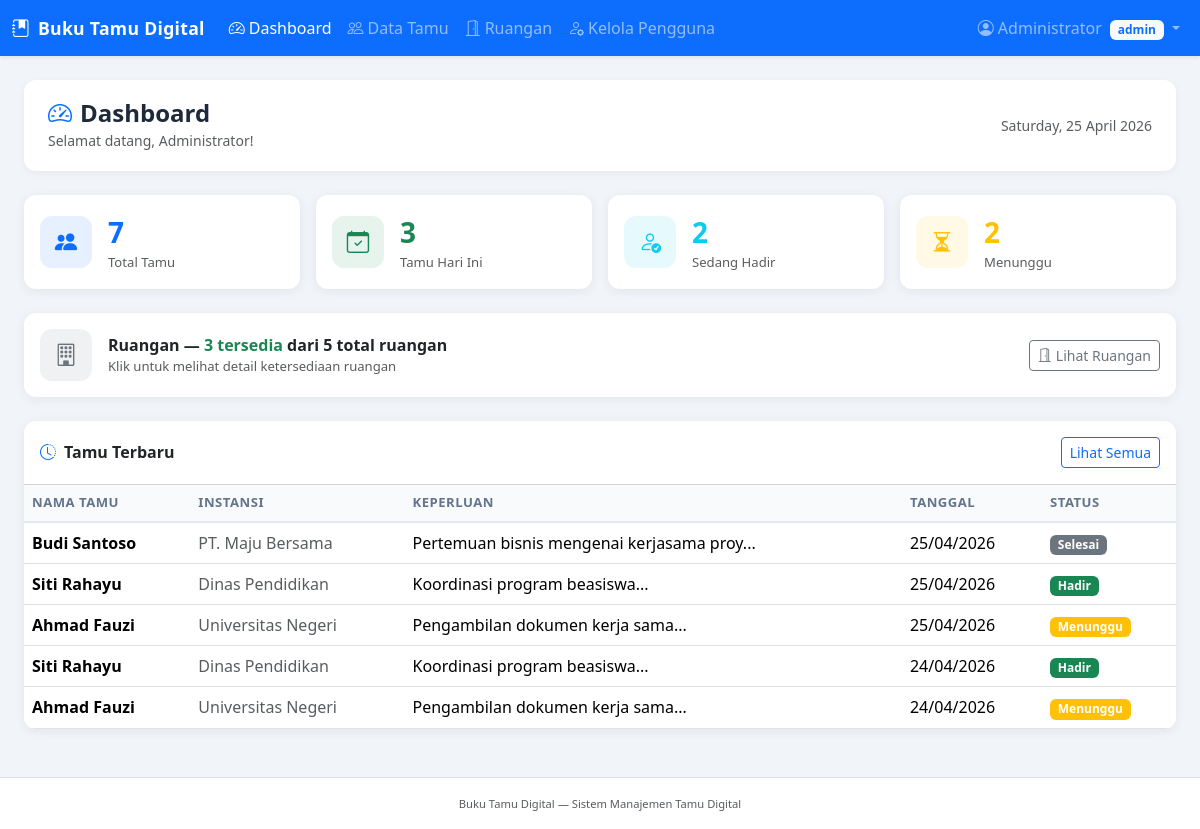
/pages/dashboard.php (signed in), run on the app's committed database.
### tables this page shows
CREATE TABLE `tamu` (
  `id` int(11) NOT NULL,
  `nama_tamu` varchar(100) NOT NULL,
  `instansi` varchar(150) DEFAULT NULL,
  `keperluan` text NOT NULL,
  `yang_dituju` varchar(100) NOT NULL,
  `nomor_hp` varchar(20) DEFAULT NULL,
  `tanggal_kunjungan` date NOT NULL,
  `jam_masuk` time NOT NULL,
  `jam_keluar` time DEFAULT NULL,
  `status` enum('hadir','menunggu','selesai') DEFAULT 'menunggu',
  `keterangan` text DEFAULT NULL,
  `created_by` int(11) DEFAULT NULL,
  `created_at` timestamp NOT NULL DEFAULT current_timestamp(),
  `updated_at` timestamp NOT NULL DEFAULT current_timestamp() ON UPDATE current_timestamp()
);

### config/session.php (called while the page is built, shortened)
<?php
function isLoggedIn() {
    return isset($_SESSION['user_id']) && !empty($_SESSION['user_id']);
}
function isAdmin() {
    return isset($_SESSION['role']) && $_SESSION['role'] === 'admin';
}

### pages/dashboard.php (the view, shortened to what this page needs)
<?php
$conn = getConnection();
$totalTamu   = $conn->query("SELECT COUNT(*) as c FROM tamu")->fetch_assoc()['c'];
$tamuHariIni = $conn->query("SELECT COUNT(*) as c FROM tamu WHERE tanggal_kunjungan = CURDATE()")->fetch_assoc()['c'];
$sedangHadir = $conn->query("SELECT COUNT(*) as c FROM tamu WHERE status = 'hadir'")->fetch_assoc()['c'];
$menunggu    = $conn->query("SELECT COUNT(*) as c FROM tamu WHERE status = 'menunggu'")->fetch_assoc()['c'];
$recentTamu      = $conn->query("SELECT t.*, u.nama as petugas FROM tamu t LEFT JOIN users u ON t.created_by = u.id ORDER BY t.created_at DESC LIMIT 5");
$ruanganTersedia = $conn->query("SELECT COUNT(*) as c FROM ruangan WHERE status='tersedia'")->fetch_assoc()['c'];
$totalRuangan    = $conn->query("SELECT COUNT(*) as c FROM ruangan")->fetch_assoc()['c'];
include __DIR__ . '/../includes/header.php';
?>
<div class="page-header">
    <div>
        <h4><i class="bi bi-speedometer2 me-2 text-primary"></i>Dashboard</h4>
        <small class="text-muted">Selamat datang, <?= htmlspecialchars($_SESSION['nama']) ?>!</small>
    </div>
    <small class="text-muted"><?= date('l, d F Y') ?></small>
</div>
<div class="row g-3 mb-4">
    <div class="col-6 col-md-3">
        <div class="card stat-card h-100">
            <div class="card-body d-flex align-items-center gap-3">
                <div class="stat-icon bg-primary bg-opacity-10 text-primary">
                    <i class="bi bi-people-fill"></i>
                </div>
                <div>
                    <div class="fs-3 fw-bold text-primary"><?= $totalTamu ?></div>
                    <div class="text-muted" style="font-size:.82rem">Total Tamu</div>
                </div>
            </div>
        </div>
    </div>
    <div class="col-6 col-md-3">
        <div class="card stat-card h-100">
            <div class="card-body d-flex align-items-center gap-3">
                <div class="stat-icon bg-success bg-opacity-10 text-success">
                    <i class="bi bi-calendar-check"></i>
                </div>
                <div>
                    <div class="fs-3 fw-bold text-success"><?= $tamuHariIni ?></div>
                    <div class="text-muted" style="font-size:.82rem">Tamu Hari Ini</div>
                </div>
            </div>
        </div>
    </div>
    <div class="col-6 col-md-3">
        <div class="card stat-card h-100">
            <div class="card-body d-flex align-items-center gap-3">
                <div class="stat-icon bg-info bg-opacity-10 text-info">
                    <i class="bi bi-person-check"></i>
                </div>
                <div>
                    <div class="fs-3 fw-bold text-info"><?= $sedangHadir ?></div>
                    <div class="text-muted" style="font-size:.82rem">Sedang Hadir</div>
                </div>
            </div>
        </div>
    </div>
    <div class="col-6 col-md-3">
        <div class="card stat-card h-100">
            <div class="card-body d-flex align-items-center gap-3">
                <div class="stat-icon bg-warning bg-opacity-10 text-warning">
                    <i class="bi bi-hourglass-split"></i>
                </div>
                <div>
                    <div class="fs-3 fw-bold text-warning"><?= $menunggu ?></div>
                    <div class="text-muted" style="font-size:.82rem">Menunggu</div>
                </div>
            </div>
        </div>
    </div>
</div>
<div class="row g-3 mb-4">
    <div class="col-12">
        <div class="card stat-card">
            <div class="card-body d-flex align-items-center justify-content-between flex-wrap gap-3">
                <div class="d-flex align-items-center gap-3">
                    <div class="stat-icon bg-secondary bg-opacity-10 text-secondary">
                        <i class="bi bi-building"></i>
                    </div>
                    <div>
                        <div class="fw-bold">Ruangan &mdash; <span class="text-success"><?= $ruanganTersedia ?> tersedia</span> dari <?= $totalRuangan ?> total ruangan</div>
                        <div class="text-muted" style="font-size:.82rem">Klik untuk melihat detail ketersediaan ruangan</div>
                    </div>
                </div>
                <a href="<?= BASE_URL ?>/pages/ruangan.php" class="btn btn-sm btn-outline-secondary">
                    <i class="bi bi-door-open me-1"></i>Lihat Ruangan
                </a>
            </div>
        </div>
    </div>
</div>
<div class="card table-card">
    <div class="card-header bg-white d-flex justify-content-between align-items-center py-3">
        <h6 class="mb-0 fw-semibold"><i class="bi bi-clock-history me-2 text-primary"></i>Tamu Terbaru</h6>
        <a href="<?= BASE_URL ?>/pages/tamu.php" class="btn btn-sm btn-outline-primary">Lihat Semua</a>
    </div>
    <div class="card-body p-0">
        <div class="table-responsive">
            <table class="table table-hover mb-0">
                <thead>
                    <tr>
                        <th>Nama Tamu</th>
                        <th>Instansi</th>
                        <th>Keperluan</th>
                        <th>Tanggal</th>
                        <th>Status</th>
                    </tr>
                </thead>
                <tbody>
                    <?php if ($recentTamu->num_rows > 0): ?>
                        <?php while ($row = $recentTamu->fetch_assoc()): ?>
                        <tr>
                            <td class="fw-semibold"><?= htmlspecialchars($row['nama_tamu']) ?></td>
                            <td class="text-muted"><?= htmlspecialchars($row['instansi'] ?: '-') ?></td>
                            <td><?= htmlspecialchars(substr($row['keperluan'], 0, 40)) ?>...</td>
                            <td><?= date('d/m/Y', strtotime($row['tanggal_kunjungan'])) ?></td>
                            <td>
                                <?php
                                $badge = ['hadir'=>'success','menunggu'=>'warning','selesai'=>'secondary'];
                                $label = ['hadir'=>'Hadir','menunggu'=>'Menunggu','selesai'=>'Selesai'];
                                ?>
                                <span class="badge bg-<?= $badge[$row['status']] ?>">
                                    <?= $label[$row['status']] ?>
                                </span>
                            </td>
                        </tr>
                        <?php endwhile; ?>
                    <?php else: ?>
                        <tr><td colspan="5" class="text-center text-muted py-4">Belum ada data tamu</td></tr>
                    <?php endif; ?>
                </tbody>
            </table>
        </div>
    </div>
</div>
<?php include __DIR__ . '/../includes/footer.php'; ?>

### includes/header.php (shortened to what this page needs)
<!DOCTYPE html>
<html lang="id">
<head>
    <link rel="stylesheet" href="https://cdn.jsdelivr.net/npm/bootstrap@5.3.2/dist/css/bootstrap.min.css">
    <link rel="stylesheet" href="https://cdn.jsdelivr.net/npm/bootstrap-icons@1.11.3/font/bootstrap-icons.min.css">
    <link rel="stylesheet" href="<?= BASE_URL ?>/assets/css/style.css">
</head>
<body>
<?php if (isLoggedIn()): ?>
<nav class="navbar navbar-expand-lg navbar-dark bg-primary shadow-sm">
    <div class="container-fluid">
        <a class="navbar-brand fw-bold" href="<?= BASE_URL ?>/pages/dashboard.php">
            <i class="bi bi-journal-bookmark-fill me-2"></i><?= APP_NAME ?>
        </a>
        <div class="collapse navbar-collapse" id="navbarNav">
            <ul class="navbar-nav me-auto">
                <li class="nav-item">
                    <a class="nav-link <?= basename($_SERVER['PHP_SELF']) == 'dashboard.php' ? 'active' : '' ?>"
                       href="<?= BASE_URL ?>/pages/dashboard.php">
                        <i class="bi bi-speedometer2 me-1"></i>Dashboard
                    </a>
                </li>
                <li class="nav-item">
                    <a class="nav-link <?= basename($_SERVER['PHP_SELF']) == 'tamu.php' ? 'active' : '' ?>"
                       href="<?= BASE_URL ?>/pages/tamu.php">
                        <i class="bi bi-people me-1"></i>Data Tamu
                    </a>
                </li>
                <li class="nav-item">
                    <a class="nav-link <?= basename($_SERVER['PHP_SELF']) == 'ruangan.php' ? 'active' : '' ?>"
                       href="<?= BASE_URL ?>/pages/ruangan.php">
                        <i class="bi bi-door-open me-1"></i>Ruangan
                    </a>
                </li>
                <?php if (isAdmin()): ?>
                <li class="nav-item">
                    <a class="nav-link <?= basename($_SERVER['PHP_SELF']) == 'users.php' ? 'active' : '' ?>"
                       href="<?= BASE_URL ?>/pages/users.php">
                        <i class="bi bi-person-gear me-1"></i>Kelola Pengguna
                    </a>
                </li>
                <?php endif; ?>
            </ul>
            <ul class="navbar-nav">
                <li class="nav-item dropdown">
                    <a class="nav-link dropdown-toggle" href="#" data-bs-toggle="dropdown">
                        <i class="bi bi-person-circle me-1"></i><?= htmlspecialchars($_SESSION['nama'] ?? '') ?>
                        <span class="badge bg-light text-primary ms-1"><?= $_SESSION['role'] ?? '' ?></span>
                    </a>
                </li>
            </ul>
        </div>
    </div>
</nav>
<?php endif; ?>
<div class="<?= isLoggedIn() ? 'container-fluid py-4 px-4' : '' ?>">

### includes/footer.php (shortened to what this page needs)
</div>
<footer class="<?= isLoggedIn() ? 'footer-logged' : 'd-none' ?> text-center text-muted py-3 mt-4 border-top">
    <small><?= APP_NAME ?> &mdash; Sistem Manajemen Tamu Digital</small>
</footer>
</body>
</html>

### assets/css/style.css (style rules this page uses)
:root { --primary: #0d6efd; --sidebar-bg: #1e293b; }
body { background-color: #f1f5f9; font-family: 'Segoe UI', sans-serif; }
.navbar-brand { font-size: 1.1rem; letter-spacing: 0.3px; }
.stat-card { border: none; border-radius: 12px; box-shadow: 0 2px 12px rgba(0,0,0,0.07); transition: transform 0.2s; }
.stat-icon { width: 52px; height: 52px; border-radius: 12px; display: flex; align-items: center; justify-content: center; font-size: 1.4rem; }
.table-card { border: none; border-radius: 12px; box-shadow: 0 2px 12px rgba(0,0,0,0.07); overflow: hidden; }
.table thead th { background-color: #f8fafc; border-bottom: 2px solid #e2e8f0; font-size: 0.82rem; font-weight: 600; text-transform: uppercase; letter-spacing: 0.5px; color: #64748b; }
.footer-logged { background: #fff; font-size: 0.8rem; }
.page-header { background: white; border-radius: 12px; padding: 1.2rem 1.5rem; margin-bottom: 1.5rem; box-shadow: 0 2px 8px rgba(0,0,0,0.05); display: flex; align-items: center; justify-content: space-between; }
.page-header h4 { margin: 0; font-weight: 600; color: #1e293b; }

### data on the page
tamu: nama_tamu "Budi Santoso", instansi "PT. Maju Bersama", keperluan "Pertemuan bisnis mengenai kerjasama proy", tanggal_kunjungan "25/04/2026", status "Selesai"
tamu: nama_tamu "Siti Rahayu", instansi "Dinas Pendidikan", keperluan "Koordinasi program beasiswa", tanggal_kunjungan "25/04/2026", status "Hadir"
tamu: nama_tamu "Ahmad Fauzi", instansi "Universitas Negeri", keperluan "Pengambilan dokumen kerja sama", tanggal_kunjungan "25/04/2026", status "Menunggu"
tamu: nama_tamu "Siti Rahayu", instansi "Dinas Pendidikan", keperluan "Koordinasi program beasiswa", tanggal_kunjungan "24/04/2026", status "Hadir"
tamu: nama_tamu "Ahmad Fauzi", instansi "Universitas Negeri", keperluan "Pengambilan dokumen kerja sama", tanggal_kunjungan "24/04/2026", status "Menunggu"

### other printed values
APP_NAME "Buku Tamu Digital"
$_SESSION['nama'] "Administrator"
$_SESSION['role'] "admin"
$totalTamu "7"
$tamuHariIni "3"
$sedangHadir "2"
$menunggu "2"
$ruanganTersedia "3"
$totalRuangan "5"
